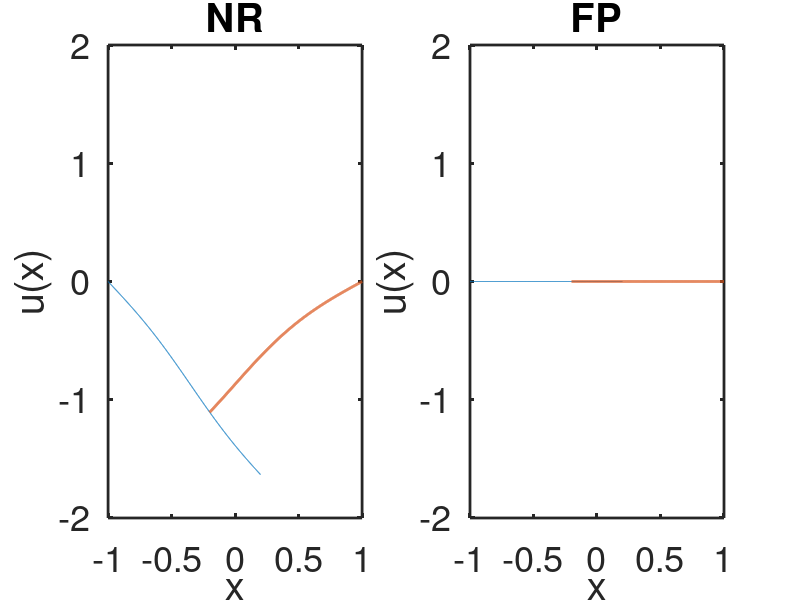

Source code (MATLAB):
%% Experiment 10 - Cycle for ASPN
% Using u''(x) - sin(Cu(x)) = 0 as our problem, we enter into the theorized
% cycle(s) for DD preconditioned with Newton-Raphson.
% For C<=3 there are no cycles. For C>=4 the cycles are all unstable
% (divergent? what is the term here?). I have found C=3.6 to have stable
% cycles for initial guess in the region of 1.6.

% Problem parameters
C = 3.6;

% Grid
nx = 1001;
a  = -0.2;
b  = 0.2;
x  = linspace(-1,1,nx)';
dx = 1./abs(x(2) - x(1));
x1 = x(x<=b); b = x1(end);
x2 = x(x>=a); a = x2(1);
l1 = length(x1); l2 = length(x2);

% Diff. mat.
X1 = [ [x1(2:end) ; 0], x1, [0 ; x1(1:end-1)] ];
X2 = [ [x2(2:end) ; 0], x2, [0 ; x2(1:end-1)] ];

I1 = eye(l1);
D1 = ones(l1,1);
D1 = dx^2 * [ D1, -2*D1, D1 ];% - dx/2 * [ -D1, zeros(l1,1), D1 ].*X1;
D1 = spdiags(D1,[-1,0,1],l1,l1);% + spdiags(ones(l1,1),0,l1,l1);
I2 = eye(l2);
D2 = ones(l2,1);
D2 = dx^2 * [ D2, -2*D2, D2 ];% - dx/2 * [ -D2, zeros(l2,1), D2 ].*X2;
D2 = spdiags(D2,[-1,0,1],l2,l2);% + spdiags(ones(l2,1),0,l2,l2);

% Initialization for ASPN
tol = 1e-16;
itermax = 100;
% u2b0 = -0.606336103110884206; % closest to the fixed point for C=8
u2b0 = -1.6;
nonlinsolves = 50;
u2b    = u2b0;
u2bold = u2b0;
u1 = 0*ones(size(x1)); u1(1)  = 0;
u2 = 0*ones(size(x2)); u2(end)= 0;

U2b    = u2b0;
U2bold = u2b0;
error  = 1;
iter   = 1;
U1 = 0*ones(size(x1)); U1(1)  = 0;
U2 = 0*ones(size(x2)); U2(end)= 0;

% ASPN
while error > tol && iter < itermax

    % Step 1: solve u in first domain
    u1(end) = u2b;
    for i = 1:nonlinsolves
        J1 = D1 - spdiags(C*cos(C*u1),0,l1,l1);
        F1 = D1(2:end-1,:)*u1 - sin(C*u1(2:end-1));
        u1(2:end-1) = u1(2:end-1) - J1(2:end-1,2:end-1) \ F1;
    end
    u1a = u1(x1==a);

    % Step 2: solve u in second domain
    u2(1) = u1a;
    for i = 1:nonlinsolves
        J2 = D2 - spdiags(C*cos(C*u2),0,l2,l2);
        F2 = D2(2:end-1,:)*u2 - sin(C*u2(2:end-1));
        u2(2:end-1) = u2(2:end-1) - J2(2:end-1,2:end-1) \ F2;
    end
    u2b = u2(x2==b);

    % Preconditioning with Newton
    % Step 3: solve g in first domain
    dF1= D1 - spdiags(C*cos(C*u1),0,l1,l1);
    g1 = dF1(2:end-1,2:end-1) \ ( -dF1(2:end-1,end) );
    g1 = [0 ; g1 ; 1 ];
    g1a= g1(x1==a);

    % Step 4: solve g in second domain
    dF2= D2 - spdiags(C*cos(C*u2),0,l2,l2);
    g2 = dF2(2:end-1,2:end-1) \ ( -g1a*dF2(2:end-1,1) );
    g2 = [ g1a ; g2 ; 0];
    g2b= g2(x2==b);

    % Step 5: update u2b
    u2b = u2bold - (u2b - u2bold)/(g2b - 1);
    u2bold = u2b;
    
    % Step 1: solve u in first domain
    U1(end) = U2b;
    for i = 1:nonlinsolves
        J1 = D1 - spdiags(C*cos(C*U1),0,l1,l1);
        F1 = D1(2:end-1,:)*U1 - sin(C*U1(2:end-1));
        U1(2:end-1) = U1(2:end-1) - J1(2:end-1,2:end-1) \ F1;
    end
    U1a = U1(x1==a);

    % Step 2: solve u in second domain
    U2(1) = U1a;
    for i = 1:nonlinsolves
        J2 = D2 - spdiags(C*cos(C*U2),0,l2,l2);
        F2 = D2(2:end-1,:)*U2 - sin(C*U2(2:end-1));
        U2(2:end-1) = U2(2:end-1) - J2(2:end-1,2:end-1) \ F2;
    end
    U2b = U2(x2==b);

    error = abs(U2b - U2bold);
    U2bold= U2b;
    iter  = iter+1;
    
    figure(2)
    subplot(1,2,1)
    plot(x1,u1,x2,u2,'linewidth',2)
    xlabel('x')
    ylabel('u(x)')
    axis([-1,1,-2,2])
    title('NR')
    set(gca,'fontsize',26,'linewidth',2)
    
    subplot(1,2,2)
    plot(x1,U1,x2,U2,'linewidth',2)
    xlabel('x')
    ylabel('u(x)')
    axis([-1,1,-2,2])
    title('FP')
    set(gca,'fontsize',26,'linewidth',2)
    pause(0.5)

end